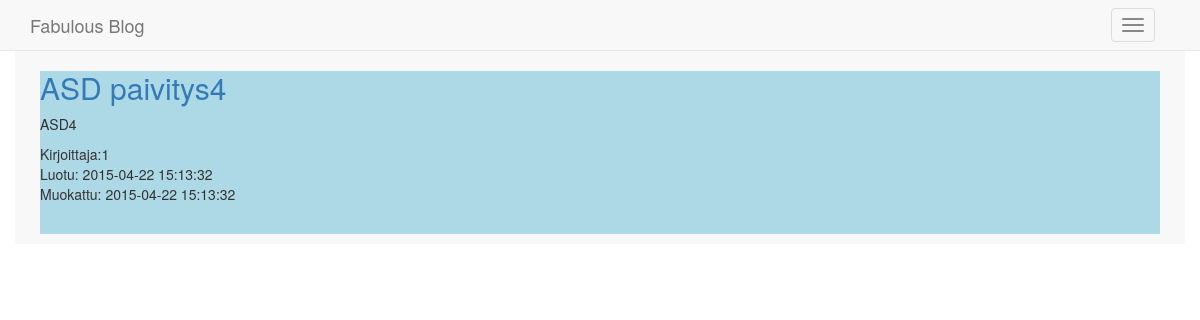
/index.php?page=showPost&post=7, run on the app's committed database.
### tables this page shows
CREATE TABLE IF NOT EXISTS `Postaus` (
  `idPostaus` INT NOT NULL AUTO_INCREMENT,
  `otsikko` VARCHAR(45) NULL,
  `sisalto` LONGTEXT NULL,
  `idKayttaja` INT NULL,
  `luontiAika` DATETIME NOT NULL,
  `muokattu` DATETIME NULL,
  PRIMARY KEY (`idPostaus`),
  INDEX `fk_Merkinta_Kayttaja_idx` (`idKayttaja` ASC),
  CONSTRAINT `fk_Merkinta_Kayttaja`
    FOREIGN KEY (`idKayttaja`)
    REFERENCES `Kayttaja` (`idKayttaja`)
    ON DELETE SET NULL
    ON UPDATE NO ACTION);

### Tietokanta.class.php (called while the page is built, shortened)
<?php
class Tietokanta {
	private $db;
    function __construct() {
		try {
			$this->db = new PDO('mysql:host=mysql.labranet.jamk.fi;dbname='. DB_NAME .';charset=utf8', USER_NAME, PASSWORD);
			$this->db->setAttribute(PDO::ATTR_ERRMODE, PDO::ERRMODE_EXCEPTION);
			$this->db->setAttribute(PDO::ATTR_EMULATE_PREPARES, false);
		} catch(PDOException $ex) {
			echo "ErrMsg to enduser!<hr>\n";
			echo "CatchErrMsg: " . $ex->getMessage() . "<hr>\n";
		}
	}
	public function showPost($id) {
		$stmt = $this->db->query("SELECT * FROM Postaus WHERE idPostaus = ?;");
		$stmt->execute(array($id));
		return $stmt->fetch(PDO::FETCH_ASSOC);
	}
}?>

### showPost.php (the view, shortened to what this page needs)
<div class="container">
	<?php
		$rivi = $dbTouch->showPost($_GET['post']);
		echo "<div class='content'>";
		echo "<a href='index.php?page=showPost&post={$rivi['idPostaus']}'>{$rivi['otsikko']}</a>";
		echo "{$rivi['sisalto']}  Kirjoittaja:{$rivi['idKayttaja']} <br> Luotu: {$rivi['luontiAika']}<br> Muokattu: {$rivi['muokattu']}";
		echo "</div>";
	?>
</div>

### style.css (style rules this page uses)
html { height: 100%; width: 100%; }
body { padding-top: 51px; padding-bottom: 30px; height: 100%; width: 100%; background-color: white; -webkit-background-size: cover; -moz-background-size: cover; -o-background-size: cover; background-size: cover; }
.container { background-color: #F8F8F8; }
.content { background-color: lightblue; margin: 10px; list-style-type:none; padding-bottom:30px; }

### data on the page
postaus: otsikko "ASD paivitys4", sisalto "ASD4", idKayttaja "1", luontiAika "2015-04-22 15:13:32", muokattu "2015-04-22 15:13:32"
